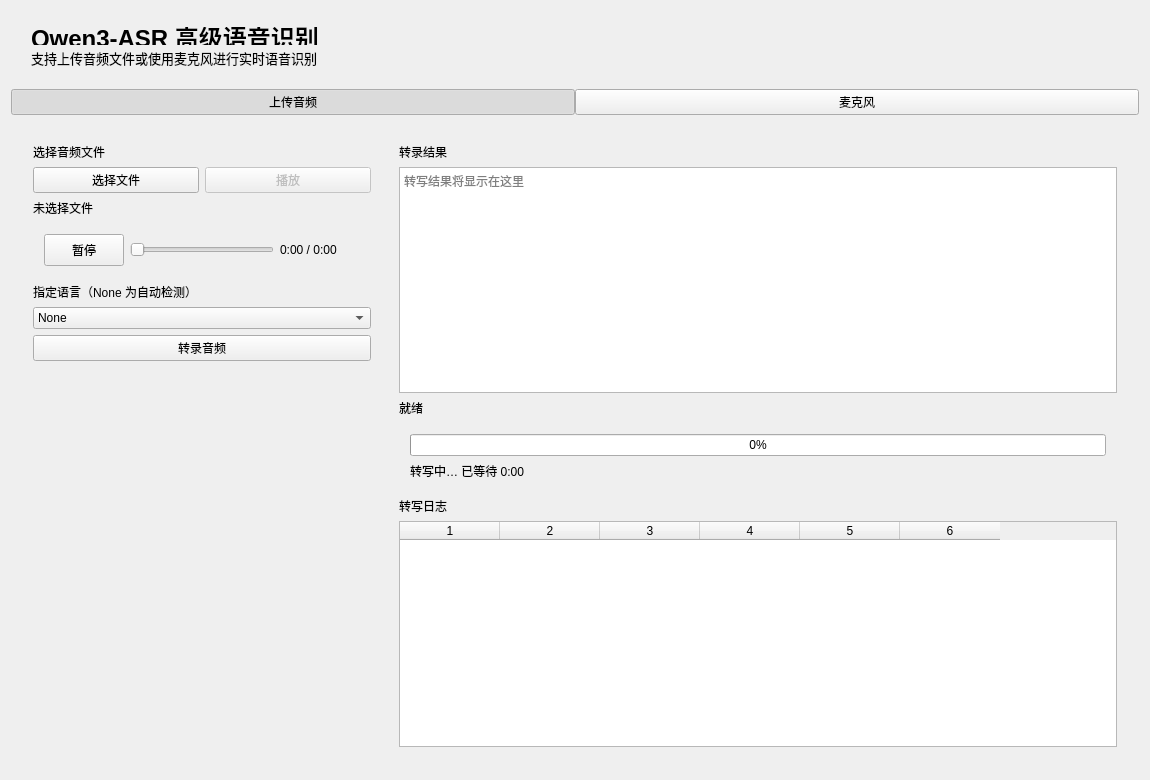
<?xml version="1.0" encoding="UTF-8"?>
<ui version="4.0">
 <class>MainWindow</class>
 <widget class="QMainWindow" name="MainWindow">
  <property name="geometry">
   <rect>
    <x>0</x>
    <y>0</y>
    <width>1150</width>
    <height>780</height>
   </rect>
  </property>
  <property name="windowTitle">
   <string>Qwen3-ASR 语音识别 Demo</string>
  </property>
  <widget class="QWidget" name="centralwidget">
   <layout class="QVBoxLayout" name="verticalLayout_main">
    <item>
     <widget class="QFrame" name="headerFrame">
      <property name="minimumSize">
       <size>
        <width>0</width>
        <height>72</height>
       </size>
      </property>
      <property name="maximumSize">
       <size>
        <width>16777215</width>
        <height>72</height>
       </size>
      </property>
      <property name="frameShape">
       <enum>QFrame::NoFrame</enum>
      </property>
      <layout class="QVBoxLayout" name="verticalLayout_header">
       <property name="spacing">
        <number>4</number>
       </property>
       <property name="leftMargin">
        <number>20</number>
       </property>
       <property name="topMargin">
        <number>16</number>
       </property>
       <property name="rightMargin">
        <number>20</number>
       </property>
       <property name="bottomMargin">
        <number>16</number>
       </property>
       <item>
        <widget class="QLabel" name="labelTitle">
         <property name="font">
          <font>
           <pointsize>18</pointsize>
           <bold>true</bold>
          </font>
         </property>
         <property name="text">
          <string>Qwen3-ASR 高级语音识别</string>
         </property>
        </widget>
       </item>
       <item>
        <widget class="QLabel" name="labelSubtitle">
         <property name="font">
          <font>
           <pointsize>10</pointsize>
          </font>
         </property>
         <property name="text">
          <string>支持上传音频文件或使用麦克风进行实时语音识别</string>
         </property>
        </widget>
       </item>
      </layout>
     </widget>
    </item>
    <item>
     <layout class="QHBoxLayout" name="horizontalLayout_tabBar">
      <property name="spacing">
       <number>0</number>
      </property>
      <property name="leftMargin">
       <number>0</number>
      </property>
      <property name="topMargin">
       <number>0</number>
      </property>
      <property name="rightMargin">
       <number>0</number>
      </property>
      <property name="bottomMargin">
       <number>0</number>
      </property>
      <item>
       <widget class="QPushButton" name="btnTabUpload">
        <property name="text">
         <string>上传音频</string>
        </property>
        <property name="checkable">
         <bool>true</bool>
        </property>
        <property name="checked">
         <bool>true</bool>
        </property>
       </widget>
      </item>
      <item>
       <widget class="QPushButton" name="btnTabMic">
        <property name="text">
         <string>麦克风</string>
        </property>
        <property name="checkable">
         <bool>true</bool>
        </property>
       </widget>
      </item>
     </layout>
    </item>
    <item>
     <widget class="QStackedWidget" name="stackedWidget">
      <property name="currentIndex">
       <number>0</number>
      </property>
      <widget class="QWidget" name="pageUpload">
       <layout class="QHBoxLayout" name="horizontalLayout_upload">
        <item>
         <widget class="QWidget" name="uploadLeft" native="true">
          <property name="minimumSize">
           <size>
            <width>360</width>
            <height>0</height>
           </size>
          </property>
          <property name="maximumSize">
           <size>
            <width>360</width>
            <height>16777215</height>
           </size>
          </property>
          <layout class="QVBoxLayout" name="verticalLayout_uploadLeft">
           <item>
            <layout class="QVBoxLayout" name="verticalLayout_file">
             <item>
              <widget class="QLabel" name="labelUploadFile">
               <property name="text">
                <string>选择音频文件</string>
               </property>
              </widget>
             </item>
             <item>
              <layout class="QHBoxLayout" name="horizontalLayout_fileBtn">
               <item>
                <widget class="QPushButton" name="btnSelectFile">
                 <property name="text">
                  <string>选择文件</string>
                 </property>
                </widget>
               </item>
               <item>
                <widget class="QPushButton" name="btnPlayFile">
                 <property name="enabled">
                  <bool>false</bool>
                 </property>
                 <property name="text">
                  <string>播放</string>
                 </property>
                </widget>
               </item>
              </layout>
             </item>
             <item>
              <widget class="QLabel" name="labelFileName">
               <property name="text">
                <string>未选择文件</string>
               </property>
               <property name="wordWrap">
                <bool>true</bool>
               </property>
              </widget>
             </item>
             <item>
              <widget class="QWidget" name="uploadPlayerContainer" native="true">
               <property name="visible">
                <bool>false</bool>
               </property>
               <layout class="QVBoxLayout" name="verticalLayout_uploadPlayer">
                <item>
                 <layout class="QHBoxLayout" name="horizontalLayout_uploadPlayer">
                  <item>
                   <widget class="QPushButton" name="btnUploadPlayPause">
                    <property name="minimumSize">
                     <size>
                      <width>0</width>
                      <height>32</height>
                     </size>
                    </property>
                    <property name="text">
                     <string>暂停</string>
                    </property>
                   </widget>
                  </item>
                  <item>
                   <widget class="QSlider" name="sliderUploadPosition">
                    <property name="minimum">
                     <number>0</number>
                    </property>
                    <property name="maximum">
                     <number>1000</number>
                    </property>
                    <property name="value">
                     <number>0</number>
                    </property>
                    <property name="orientation">
                     <enum>Qt::Horizontal</enum>
                    </property>
                   </widget>
                  </item>
                  <item>
                   <widget class="QLabel" name="labelUploadTime">
                    <property name="minimumSize">
                     <size>
                      <width>80</width>
                      <height>0</height>
                     </size>
                    </property>
                    <property name="text">
                     <string>0:00 / 0:00</string>
                    </property>
                   </widget>
                  </item>
                 </layout>
                </item>
               </layout>
              </widget>
             </item>
            </layout>
           </item>
           <item>
            <layout class="QVBoxLayout" name="verticalLayout_uploadLang">
             <item>
              <widget class="QLabel" name="labelUploadLang">
               <property name="text">
                <string>指定语言（None 为自动检测）</string>
               </property>
              </widget>
             </item>
             <item>
              <widget class="QComboBox" name="comboUploadLanguage">
               <item>
                <property name="text">
                 <string>None</string>
                </property>
               </item>
               <item>
                <property name="text">
                 <string>zh</string>
                </property>
               </item>
               <item>
                <property name="text">
                 <string>en</string>
                </property>
               </item>
              </widget>
             </item>
            </layout>
           </item>
           <item>
            <widget class="QPushButton" name="btnTranscribeUpload">
             <property name="text">
              <string>转录音频</string>
             </property>
            </widget>
           </item>
           <item>
            <spacer name="verticalSpacer_upload">
             <property name="orientation">
              <enum>Qt::Vertical</enum>
             </property>
             <property name="sizeHint" stdset="0">
              <size>
               <width>20</width>
               <height>40</height>
              </size>
             </property>
            </spacer>
           </item>
          </layout>
         </widget>
        </item>
        <item>
         <widget class="QWidget" name="uploadRight" native="true">
          <layout class="QVBoxLayout" name="verticalLayout_uploadRight">
           <item>
            <widget class="QLabel" name="labelUploadResult">
             <property name="text">
              <string>转录结果</string>
             </property>
            </widget>
           </item>
           <item>
            <widget class="QTextEdit" name="textUploadResult">
             <property name="readOnly">
              <bool>true</bool>
             </property>
             <property name="placeholderText">
              <string>转写结果将显示在这里</string>
             </property>
            </widget>
           </item>
           <item>
            <widget class="QLabel" name="labelUploadStatus">
             <property name="text">
              <string>就绪</string>
             </property>
            </widget>
           </item>
           <item>
            <widget class="QWidget" name="uploadProgressWrap" native="true">
             <property name="visible">
              <bool>false</bool>
             </property>
             <layout class="QVBoxLayout" name="verticalLayout_uploadProgress">
              <item>
               <widget class="QProgressBar" name="progressUpload">
                <property name="value">
                 <number>0</number>
                </property>
               </widget>
              </item>
              <item>
               <widget class="QLabel" name="labelUploadProgressText">
                <property name="text">
                 <string>转写中… 已等待 0:00</string>
                </property>
               </widget>
              </item>
             </layout>
            </widget>
           </item>
           <item>
            <widget class="QLabel" name="labelUploadLog">
             <property name="text">
              <string>转写日志</string>
             </property>
            </widget>
           </item>
           <item>
            <widget class="QTableWidget" name="tableUploadLog">
             <property name="rowCount">
              <number>0</number>
             </property>
             <property name="columnCount">
              <number>6</number>
             </property>
             <column/>
             <column/>
             <column/>
             <column/>
             <column/>
             <column/>
            </widget>
           </item>
          </layout>
         </widget>
        </item>
       </layout>
      </widget>
      <widget class="QWidget" name="pageMic">
       <layout class="QHBoxLayout" name="horizontalLayout_mic">
        <item>
         <widget class="QWidget" name="micLeft" native="true">
          <property name="minimumSize">
           <size>
            <width>360</width>
            <height>0</height>
           </size>
          </property>
          <property name="maximumSize">
           <size>
            <width>360</width>
            <height>16777215</height>
           </size>
          </property>
          <layout class="QVBoxLayout" name="verticalLayout_micLeft">
           <item>
            <layout class="QVBoxLayout" name="verticalLayout_micDevice">
             <item>
              <widget class="QLabel" name="labelMicDevice">
               <property name="text">
                <string>选择麦克风设备</string>
               </property>
              </widget>
             </item>
             <item>
              <widget class="QComboBox" name="comboMicDevice">
               <property name="minimumSize">
                <size>
                 <width>0</width>
                 <height>32</height>
                </size>
               </property>
              </widget>
             </item>
            </layout>
           </item>
           <item>
            <layout class="QVBoxLayout" name="verticalLayout_visualizer">
             <item>
              <widget class="QLabel" name="labelMicLevel">
               <property name="text">
                <string>语音激励</string>
               </property>
              </widget>
             </item>
             <item>
              <widget class="QProgressBar" name="progressMicLevel">
               <property name="value">
                <number>0</number>
               </property>
               <property name="textVisible">
                <bool>true</bool>
               </property>
              </widget>
             </item>
            </layout>
           </item>
           <item>
            <layout class="QVBoxLayout" name="verticalLayout_micLang">
             <item>
              <widget class="QLabel" name="labelMicLang">
               <property name="text">
                <string>指定语言（None 为自动检测）</string>
               </property>
              </widget>
             </item>
             <item>
              <widget class="QComboBox" name="comboMicLanguage">
               <item>
                <property name="text">
                 <string>None</string>
                </property>
               </item>
               <item>
                <property name="text">
                 <string>zh</string>
                </property>
               </item>
               <item>
                <property name="text">
                 <string>en</string>
                </property>
               </item>
              </widget>
             </item>
            </layout>
           </item>
           <item>
            <layout class="QHBoxLayout" name="horizontalLayout_micMode">
             <item>
              <widget class="QLabel" name="labelMicMode">
               <property name="text">
                <string>模式</string>
               </property>
              </widget>
             </item>
             <item>
              <widget class="QComboBox" name="comboMicMode">
               <item>
                <property name="text">
                 <string>录音转写</string>
                </property>
               </item>
               <item>
                <property name="text">
                 <string>实时转写</string>
                </property>
               </item>
              </widget>
             </item>
            </layout>
           </item>
           <item>
            <widget class="QWidget" name="liveChunkWrap" native="true">
             <property name="visible">
              <bool>false</bool>
             </property>
             <layout class="QHBoxLayout" name="horizontalLayout_liveChunk">
              <item>
               <widget class="QLabel" name="labelLiveChunk">
                <property name="text">
                 <string>转写间隔</string>
                </property>
               </widget>
              </item>
              <item>
               <widget class="QComboBox" name="comboLiveChunkSeconds">
                <item>
                 <property name="text">
                  <string>每 5 秒</string>
                 </property>
                </item>
                <item>
                 <property name="text">
                  <string>每 10 秒</string>
                 </property>
                </item>
                <item>
                 <property name="text">
                  <string>每 30 秒</string>
                 </property>
                </item>
                <item>
                 <property name="text">
                  <string>每 60 秒</string>
                 </property>
                </item>
               </widget>
              </item>
             </layout>
            </widget>
           </item>
           <item>
            <layout class="QHBoxLayout" name="horizontalLayout_micBtns">
             <item>
              <widget class="QPushButton" name="btnMicRecord">
               <property name="text">
                <string>开始录音</string>
               </property>
              </widget>
             </item>
             <item>
              <widget class="QPushButton" name="btnMicPlay">
               <property name="enabled">
                <bool>false</bool>
               </property>
               <property name="text">
                <string>播放录音</string>
               </property>
              </widget>
             </item>
            </layout>
           </item>
           <item>
            <widget class="QWidget" name="micPlayerContainer" native="true">
             <property name="visible">
              <bool>false</bool>
             </property>
             <layout class="QVBoxLayout" name="verticalLayout_micPlayer">
              <item>
               <layout class="QHBoxLayout" name="horizontalLayout_micPlayer">
                <item>
                 <widget class="QPushButton" name="btnMicPlayPause">
                  <property name="minimumSize">
                   <size>
                    <width>0</width>
                    <height>32</height>
                   </size>
                  </property>
                  <property name="text">
                   <string>暂停</string>
                  </property>
                 </widget>
                </item>
                <item>
                 <widget class="QSlider" name="sliderMicPosition">
                  <property name="minimum">
                   <number>0</number>
                  </property>
                  <property name="maximum">
                   <number>1000</number>
                  </property>
                  <property name="value">
                   <number>0</number>
                  </property>
                  <property name="orientation">
                   <enum>Qt::Horizontal</enum>
                  </property>
                 </widget>
                </item>
                <item>
                 <widget class="QLabel" name="labelMicTime">
                  <property name="minimumSize">
                   <size>
                    <width>80</width>
                    <height>0</height>
                   </size>
                  </property>
                  <property name="text">
                   <string>0:00 / 0:00</string>
                  </property>
                 </widget>
                </item>
               </layout>
              </item>
             </layout>
            </widget>
           </item>
           <item>
            <spacer name="verticalSpacer_mic">
             <property name="orientation">
              <enum>Qt::Vertical</enum>
             </property>
             <property name="sizeHint" stdset="0">
              <size>
               <width>20</width>
               <height>40</height>
              </size>
             </property>
            </spacer>
           </item>
          </layout>
         </widget>
        </item>
        <item>
         <widget class="QWidget" name="micRight" native="true">
          <layout class="QVBoxLayout" name="verticalLayout_micRight">
           <item>
            <widget class="QLabel" name="labelMicResult">
             <property name="text">
              <string>转录结果</string>
             </property>
            </widget>
           </item>
           <item>
            <widget class="QTextEdit" name="textMicResult">
             <property name="readOnly">
              <bool>true</bool>
             </property>
             <property name="placeholderText">
              <string>实时转写或录音转写结果将显示在这里</string>
             </property>
            </widget>
           </item>
           <item>
            <widget class="QLabel" name="labelMicStatus">
             <property name="text">
              <string>就绪</string>
             </property>
            </widget>
           </item>
           <item>
            <widget class="QWidget" name="micProgressWrap" native="true">
             <property name="visible">
              <bool>false</bool>
             </property>
             <layout class="QVBoxLayout" name="verticalLayout_micProgress">
              <item>
               <widget class="QProgressBar" name="progressMic">
                <property name="value">
                 <number>0</number>
                </property>
               </widget>
              </item>
              <item>
               <widget class="QLabel" name="labelMicProgressText">
                <property name="text">
                 <string>转写中… 已等待 0:00</string>
                </property>
               </widget>
              </item>
             </layout>
            </widget>
           </item>
           <item>
            <widget class="QLabel" name="labelMicLog">
             <property name="text">
              <string>转写日志</string>
             </property>
            </widget>
           </item>
           <item>
            <widget class="QTableWidget" name="tableMicLog">
             <property name="rowCount">
              <number>0</number>
             </property>
             <property name="columnCount">
              <number>6</number>
             </property>
             <column/>
             <column/>
             <column/>
             <column/>
             <column/>
             <column/>
            </widget>
           </item>
          </layout>
         </widget>
        </item>
       </layout>
      </widget>
     </widget>
    </item>
   </layout>
  </widget>
 </widget>
 <layoutdefault spacing="6" margin="11"/>
 <resources/>
 <connections/>
</ui>
